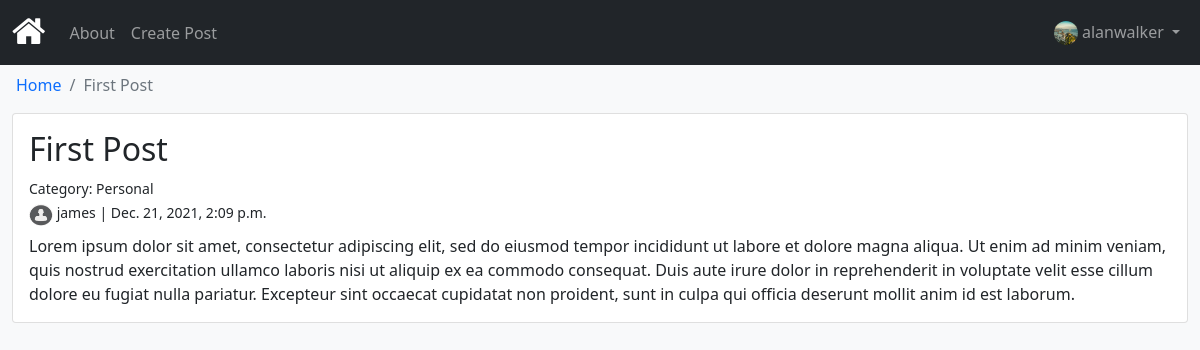
Screenshot of /post/first-post/ (signed in) with the database file from the repository.
### accounts/models.py (models this page shows)
class Author(models.Model):
    user= models.OneToOneField(User,default=None,on_delete=models.CASCADE)
    birth_date = models.DateField('Date of birth')
    bio = models.TextField(max_length=500, blank=True,null=True)
    photo=models.ImageField(default='default.png', blank=True)
    def __str__(self):
        return f'{self.user.username}'
    class Meta:
        ordering=['user']

### articles/models.py (models this page shows, shortened)
class Article(models.Model):
    type=[('Personal','Personal'),
    ('Fashion','Fashion'),
    ('Food','Food'),
    ('Travel','Travel'),
    ('Music','Music'),
    (' Lifestyle',' Lifestyle'),
    ('Fitness','Fitness'),
    ('Sports','Sports'),
    ('News','News'),
    ('Entertainment','Entertainment'),
    ('Healthcare','Healthcare'),
    ('Education','Education'),
    ]
    title = models.CharField(max_length=255,unique=True)
    body = models.TextField()
    create_date = models.DateTimeField('Created on', auto_now_add=True)
    update_date = models.DateTimeField(auto_now=True)
    slug = models.SlugField()
    category = models.CharField(max_length=255,choices=type)
    author = models.ForeignKey(Author, default=None,on_delete=models.CASCADE)
    def __str__(self):
        return f'{self.title} by {self.author.user}'
    class Meta:
        ordering=['-create_date','title']

### articles/views.py (the view)
# urls.py: path('post/<slug:slug>/', ArticleDetailView.as_view(),name='post'),
class ArticleDetailView(generic.DetailView):
    model=Article
    template_name='article_detail.html'

### articles/templates/article_detail.html (shortened to what this page needs)
{% extends './base.html'%}
{% block content %}
<nav aria-label="breadcrumb">
    <ol class="breadcrumb ms-1 mt-2">
      <li class="breadcrumb-item"><a href="{% url 'articles:home' %}" class="text-decoration-none">Home</a></li>
      <li class="breadcrumb-item active" aria-current="page">{{article.title}}</li>
    </ol>
  </nav>
<div class="card">
    <div class="card-body">
        <div class="card-title">
            <h2><span>{{article.title}}</span>
            </h2>
            <div><small>Category: {{article.category}}</small></div>
            <div><small><img src="{{article.author.photo.url}}" width="24" height="22" class="rounded-circle" alt="Author image">
            {{article.author}} | {{article.create_date}}</small></div>
        </div>
        <p class="card-text">{{article.body}}</p>
    </div>
</div>
{% endblock %}

### templates/base.html (shortened to what this page needs)
{% load static %}
<!DOCTYPE html>
<html>
    <head>
        <link href="https://cdn.jsdelivr.net/npm/bootstrap@5.1.3/dist/css/bootstrap.min.css" rel="stylesheet">
        <link rel="stylesheet" href="https://cdnjs.cloudflare.com/ajax/libs/font-awesome/4.7.0/css/font-awesome.min.css">
    </head>
    <body class="bg-light text-dark">
<nav class="navbar sticky-top navbar-expand-sm bg-dark navbar-dark">
  <div class="container-fluid">
    <a class="navbar-brand" href="{% url 'articles:home' %}"><i class="fa fa-home" style="font-size:36px;color:white"></i></a>
    <div class="collapse navbar-collapse" id="collapsibleNavbar">
      <ul class="navbar-nav">
        <li class="nav-item">
          <a class="nav-link" href="{% url 'articles:about' %}">About</a>
        </li>
        {% if user.is_authenticated and user.author %}
        <li class="nav-item">
          <a class="nav-link" href="{% url 'articles:create' %}">Create Post</a>
        </li>
        {% endif %}
      </ul>
    </div>
    <ul class="navbar-nav justify-content-end">
      {% if user.is_authenticated and user.author %}
      <li class="nav-item dropdown">
        <a class="nav-link dropdown-toggle" id="navbarDropdownMenuLink" role="button" data-bs-toggle="dropdown" aria-expanded="false">
          <span><img src="{{user.author.photo.url}}" class="rounded-circle justify-content-end d-inline-block" width="24" height="24" alt="Author"></span>
          {{user.username}}
        </a>
      </li>
      {% endif %}
    </ul>
  </div>
</nav>
        <div class="container-fluid">
        {% block content %}
        {% endblock %}
        </div>
    </body>
</html>

### rows the page displays
Article: title "First Post", category "Personal", author.photo (placeholder picture), author "james", create_date "Dec. 21, 2021, 2:09 p.m.", body "Lorem ipsum dolor sit amet, consectetur adipiscing elit, sed do eiusmod tempor incididunt ut labore et dolore magna aliqua. Ut enim ad minim veniam, quis nostrud exercitation ullamco laboris nisi ut aliquip ex ea commodo consequat. Duis aute irure dolor in reprehenderit in voluptate velit esse cillum dolore eu fugiat nulla pariatur. Excepteur sint occaecat cupidatat non proident, sunt in culpa qui officia deserunt mollit anim id est laborum."

### other values shown
{{ user.username }} "alanwalker"
